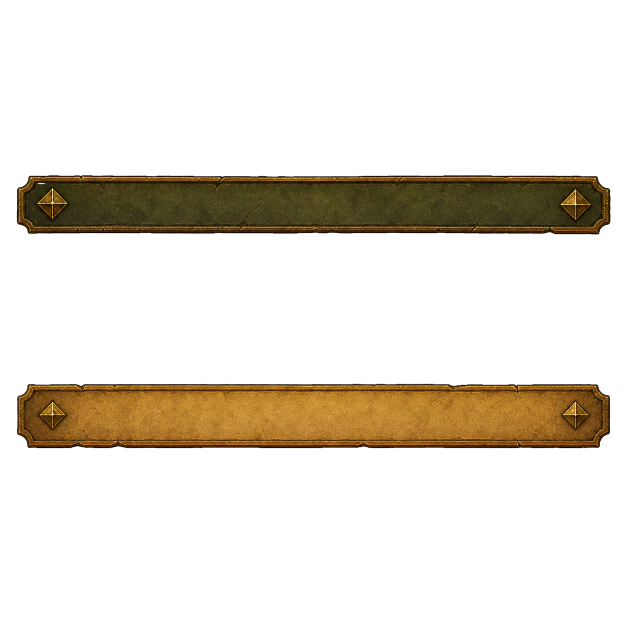
#> input picture generated/quests/QL-B0/v2/backplates/attempt-01/transparent/QL-B0-B_V2_attempt-01_transparent.png, 1254 x 1254 px (shown at 1/2 size); its folder holds only this picture in this run
$ python inspect_candidate.py ../../../../generated/quests/QL-B0/v2/backplates/attempt-01/transparent/QL-B0-B_V2_attempt-01_transparent.png
#> lines starting #> are read from the running program, lines starting #| are printed output that depends on the picture
#!/usr/bin/env python3
"""Report deterministic PNG/bitmap candidate metrics.

This checker intentionally does not infer logical-object identity, anatomy, style, or
correctness from connected regions. Those are visual review responsibilities.
"""

from __future__ import annotations

import argparse
import hashlib
import json
import sys
from pathlib import Path
from typing import Any


# [17 lines left out: function parse_cell, not called in this run]


def sha256(path: Path) -> str:
    digest = hashlib.sha256()
    with path.open("rb") as handle:
        for chunk in iter(lambda: handle.read(1024 * 1024), b""):
            digest.update(chunk)
    return digest.hexdigest()


# [41 lines left out: functions globalize_bbox, cell_report, not called in this run]


def inspect(path: Path, cells: list[tuple[str, tuple[int, int, int, int]]]) -> dict[str, Any]:
    try:
        from PIL import Image
    except ImportError as exc:
        raise RuntimeError(
            "Pillow is required; use the repository's locked tools environment"
        ) from exc

    with Image.open(path) as source:
#> source is the input picture: PIL image 1254x1254 RGBA; mean R, G, B, A 21, 15, 5.2, 45.9
        source.load()
        source_format = source.format
#> source_format = 'PNG'
        source_mode = source.mode
#> source_mode = 'RGBA'
        rgba = source.convert("RGBA")

    width, height = rgba.size
#> width = 1254; height = 1254
    alpha = rgba.getchannel("A")
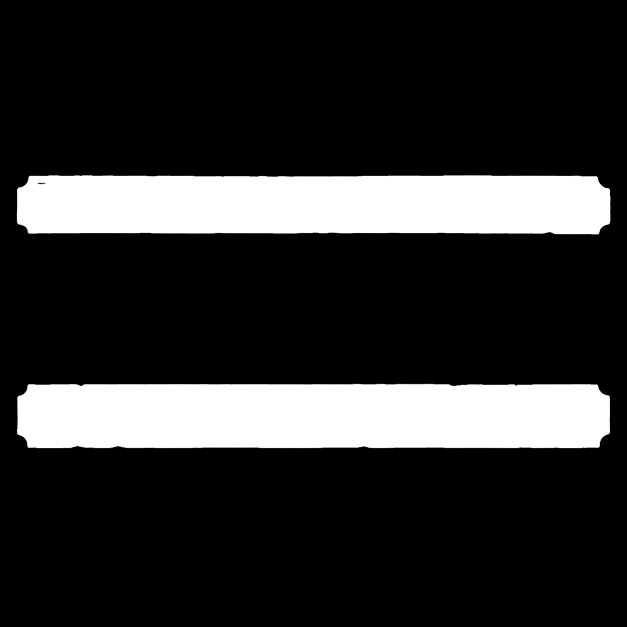
#> alpha: PIL image 1254x1254 L (shown at 1/2 size); min 0, max 255, mean 45.9
    histogram = alpha.histogram()
#> histogram = 256 values, max 1285657 at index 0, min 0 at index 1, mean 6142.6
    transparent = histogram[0]
#> transparent = 1285657
    opaque = histogram[255]
#> opaque = 280222
    partial = sum(histogram[1:255])
#> partial = 6637

    exact_key_visible = 0
    green_dominant_visible = 0
    pixel_data = (
        rgba.get_flattened_data()
        if hasattr(rgba, "get_flattened_data")
        else rgba.getdata()
    )
    for red, green, blue, pixel_alpha in pixel_data:
        if pixel_alpha == 0:
            continue
        if red <= 4 and green >= 251 and blue <= 4:
            exact_key_visible += 1
        if green >= 128 and green >= red + 32 and green >= blue + 32:
            green_dominant_visible += 1
#> after the loop, exact_key_visible = 0; green_dominant_visible = 0

    reports: list[dict[str, Any]] = []
    seen: set[str] = set()
    for name, box in cells:
        if name in seen:
            raise ValueError(f"duplicate cell id: {name}")
        seen.add(name)
        x0, y0, x1, y1 = box
        if x1 > width or y1 > height:
            raise ValueError(
                f"cell {name} box {box} exceeds image size {width}x{height}"
            )
        reports.append(cell_report(alpha, name, box))
#> after the loop, reports = []; seen = 0 items

    visible_bbox = alpha.getbbox()
#> visible_bbox = (33, 350, 1221, 897)
    return {
        "schema": "aeui-candidate-inspection-v1",
        "path": str(path.resolve()),
        "sha256": sha256(path),
        "format": source_format,
        "source_mode": source_mode,
        "inspection_mode": "RGBA",
        "size": [width, height],
        "pixels": width * height,
        "alpha_pixels": {
            "transparent": transparent,
            "partial": partial,
            "opaque": opaque,
            "visible": partial + opaque,
        },
        "visible_bbox": list(visible_bbox) if visible_bbox else None,
        "visible_green_spill": {
            "exact_00ff00": exact_key_visible,
            "heuristic_green_dominant": green_dominant_visible,
        },
        "cells": reports,
        "semantic_warning": (
            "Pixel metrics do not prove object identity, anatomy, perspective, "
            "layering, runtime ownership, or art-direction compliance."
        ),
    }


def build_parser() -> argparse.ArgumentParser:
    parser = argparse.ArgumentParser(
        description="Inspect deterministic Alpha, bounds, spill, and hash metrics."
    )
    parser.add_argument("image", type=Path, help="candidate bitmap path")
    parser.add_argument(
        "--cell",
        action="append",
        default=[],
        type=parse_cell,
        metavar="ID=x0,y0,x1,y1",
        help="inspect one contract-defined atlas cell; repeat as needed",
    )
    return parser


def main() -> int:
    args = build_parser().parse_args()
    if not args.image.is_file():
        print(f"error: image does not exist: {args.image}", file=sys.stderr)
        return 2

    try:
        report = inspect(args.image, args.cell)
#> report = 13 items
    except (OSError, RuntimeError, ValueError) as exc:
        print(f"error: {exc}", file=sys.stderr)
        return 2

    print(json.dumps(report, ensure_ascii=False, indent=2, sort_keys=True))
#| {
#|   "alpha_pixels": {
#|     "opaque": 280222,
#|     "partial": 6637,
#|     "transparent": 1285657,
#|     "visible": 286859
#|   },
#|   "cells": [],
#|   "format": "PNG",
#|   "inspection_mode": "RGBA",
#|   "path": "generated/quests/QL-B0/v2/backplates/attempt-01/transparent/QL-B0-B_V2_attempt-01_transparent.png",
#|   "pixels": 1572516,
#> (further printed lines are left out)
    return 0


if __name__ == "__main__":
    raise SystemExit(main())
#> (the program exits here)
